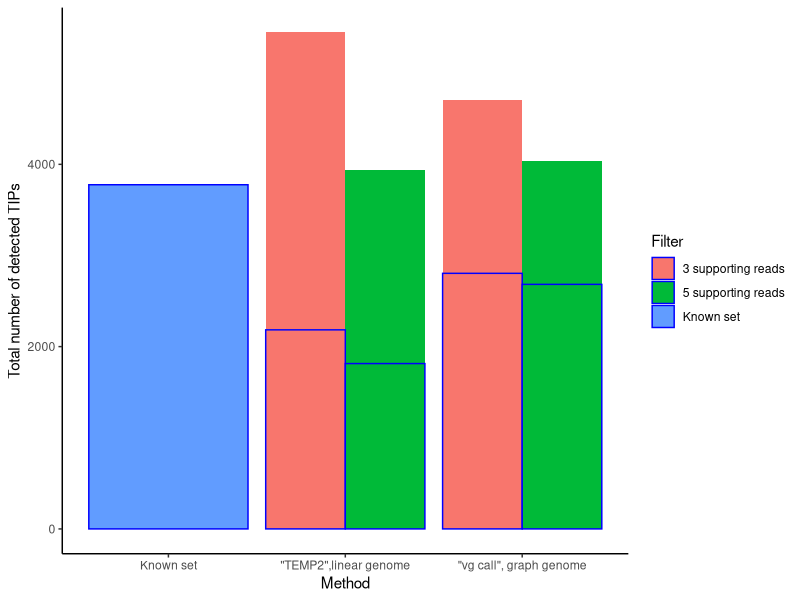

Write R code to recreate this figure.
data=data.frame(method=c('Known set','"TEMP2",linear genome','"TEMP2",linear genome', '"vg call", graph genome','"vg call", graph genome'),
                filter=c('Known set','3 supporting reads', '5 supporting reads','3 supporting reads', '5 supporting reads'),
                countTIPs=c(3776,5447,3935,4702,4038),
                countknownTIPs=c(3776,2184,1814,2804,2683)
)


library(ggplot2)

data$method=factor(data$method, levels=unique(data$method))

ggplot(data) +
  geom_col(aes(x=method, fill=filter, y=countTIPs), position='dodge') +
  geom_col(aes(x=method, fill=filter, y=countknownTIPs), position='dodge', color='blue') +
  ylab('Total number of detected TIPs') +
  xlab('Method') + guides(fill=guide_legend(title="Filter")) +
  theme_classic()
